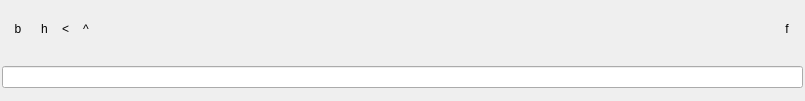
<?xml version="1.0" encoding="UTF-8"?>
<ui version="4.0">
 <class>Frame</class>
 <widget class="QFrame" name="Frame">
  <property name="geometry">
   <rect>
    <x>0</x>
    <y>0</y>
    <width>805</width>
    <height>101</height>
   </rect>
  </property>
  <property name="sizePolicy">
   <sizepolicy hsizetype="Preferred" vsizetype="Maximum">
    <horstretch>0</horstretch>
    <verstretch>0</verstretch>
   </sizepolicy>
  </property>
  <property name="windowTitle">
   <string>Frame</string>
  </property>
  <property name="frameShape">
   <enum>QFrame::NoFrame</enum>
  </property>
  <layout class="QVBoxLayout" name="verticalLayout_2">
   <property name="leftMargin">
    <number>0</number>
   </property>
   <property name="topMargin">
    <number>0</number>
   </property>
   <property name="rightMargin">
    <number>0</number>
   </property>
   <property name="bottomMargin">
    <number>0</number>
   </property>
   <item>
    <widget class="QWidget" name="widgetPath" native="true">
     <property name="sizePolicy">
      <sizepolicy hsizetype="Preferred" vsizetype="Maximum">
       <horstretch>0</horstretch>
       <verstretch>0</verstretch>
      </sizepolicy>
     </property>
     <layout class="QHBoxLayout" name="horizontalLayout_2">
      <property name="spacing">
       <number>0</number>
      </property>
      <property name="leftMargin">
       <number>2</number>
      </property>
      <property name="topMargin">
       <number>2</number>
      </property>
      <property name="rightMargin">
       <number>2</number>
      </property>
      <property name="bottomMargin">
       <number>2</number>
      </property>
      <item>
       <widget class="QToolButton" name="btBookmark">
        <property name="sizePolicy">
         <sizepolicy hsizetype="Minimum" vsizetype="Maximum">
          <horstretch>0</horstretch>
          <verstretch>0</verstretch>
         </sizepolicy>
        </property>
        <property name="minimumSize">
         <size>
          <width>32</width>
          <height>32</height>
         </size>
        </property>
        <property name="maximumSize">
         <size>
          <width>32</width>
          <height>32</height>
         </size>
        </property>
        <property name="baseSize">
         <size>
          <width>0</width>
          <height>0</height>
         </size>
        </property>
        <property name="cursor">
         <cursorShape>ArrowCursor</cursorShape>
        </property>
        <property name="toolTip">
         <string>Bookmark</string>
        </property>
        <property name="statusTip">
         <string>Bookmark</string>
        </property>
        <property name="whatsThis">
         <string>Bookmark</string>
        </property>
        <property name="text">
         <string>b</string>
        </property>
        <property name="autoRaise">
         <bool>true</bool>
        </property>
       </widget>
      </item>
      <item>
       <widget class="QToolButton" name="btHistory">
        <property name="text">
         <string>h</string>
        </property>
        <property name="popupMode">
         <enum>QToolButton::InstantPopup</enum>
        </property>
        <property name="autoRaise">
         <bool>true</bool>
        </property>
       </widget>
      </item>
      <item>
       <widget class="QToolButton" name="btBack">
        <property name="text">
         <string>&lt;</string>
        </property>
        <property name="autoRaise">
         <bool>true</bool>
        </property>
       </widget>
      </item>
      <item>
       <widget class="QToolButton" name="btUp">
        <property name="text">
         <string>^</string>
        </property>
        <property name="autoRaise">
         <bool>true</bool>
        </property>
       </widget>
      </item>
      <item>
       <widget class="BreadcrumbsAddressBar" name="frameBreacrumbPath">
        <property name="sizePolicy">
         <sizepolicy hsizetype="Preferred" vsizetype="MinimumExpanding">
          <horstretch>0</horstretch>
          <verstretch>0</verstretch>
         </sizepolicy>
        </property>
        <property name="frameShape">
         <enum>QFrame::NoFrame</enum>
        </property>
        <property name="frameShadow">
         <enum>QFrame::Raised</enum>
        </property>
       </widget>
      </item>
      <item>
       <widget class="QToolButton" name="btFilter">
        <property name="maximumSize">
         <size>
          <width>32</width>
          <height>32</height>
         </size>
        </property>
        <property name="cursor">
         <cursorShape>ArrowCursor</cursorShape>
        </property>
        <property name="toolTip">
         <string>Filter files</string>
        </property>
        <property name="statusTip">
         <string>Filter files</string>
        </property>
        <property name="whatsThis">
         <string>Filter files</string>
        </property>
        <property name="text">
         <string>f</string>
        </property>
        <property name="checkable">
         <bool>true</bool>
        </property>
        <property name="checked">
         <bool>false</bool>
        </property>
        <property name="autoRaise">
         <bool>true</bool>
        </property>
       </widget>
      </item>
     </layout>
    </widget>
   </item>
   <item>
    <widget class="QWidget" name="widgetQuery" native="true">
     <property name="sizePolicy">
      <sizepolicy hsizetype="Preferred" vsizetype="Fixed">
       <horstretch>0</horstretch>
       <verstretch>0</verstretch>
      </sizepolicy>
     </property>
     <layout class="QVBoxLayout" name="verticalLayout">
      <property name="leftMargin">
       <number>2</number>
      </property>
      <property name="topMargin">
       <number>2</number>
      </property>
      <property name="rightMargin">
       <number>2</number>
      </property>
      <property name="bottomMargin">
       <number>2</number>
      </property>
      <item>
       <widget class="QLineEdit" name="leFilterQuery"/>
      </item>
     </layout>
    </widget>
   </item>
  </layout>
 </widget>
 <customwidgets>
  <customwidget>
   <class>BreadcrumbsAddressBar</class>
   <extends>QFrame</extends>
   <header>bulicommander.libs.breadcrumbsaddressbar.breadcrumbsaddressbar</header>
   <container>1</container>
  </customwidget>
 </customwidgets>
 <resources/>
 <connections/>
</ui>
